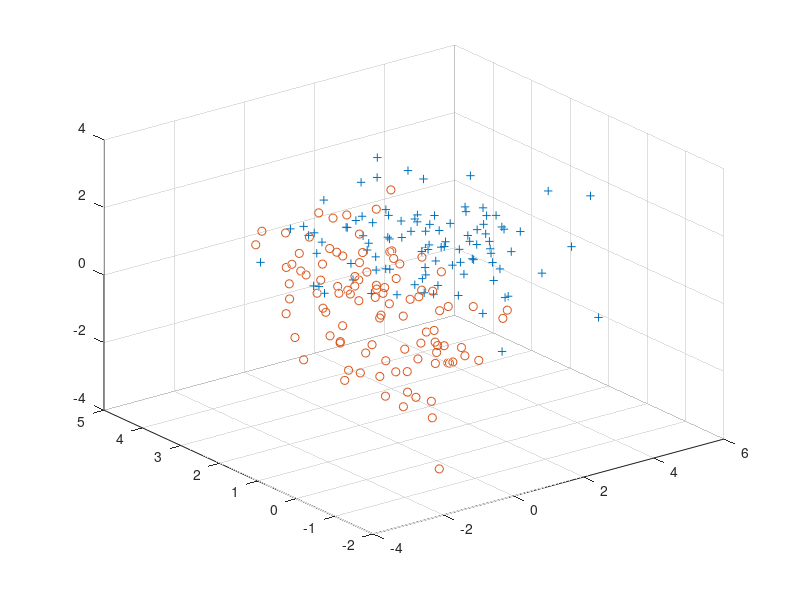

Here is the MATLAB script that generated this plot: (Note: this script raises an error after producing the figure.)
% Load the Dataset to be worked on
dataset_input = load('fg_inputs.txt'); % load input data points
dataset_output = load('fg_outputs.txt'); % load corresponding binary outputs

% Classify Data Points from Dataset
dataset_input(:,4) = dataset_output; % set input points equal to output results
positive_points = dataset_input(dataset_input(:,4) == 1,:); % extract positive points
negative_points = dataset_input(dataset_input(:,4) == -1,:); % extract negative points

figure; % create a new figure window with default property values

% Plot Positive & Negative Data Points
plot3(positive_points(:,1),positive_points(:,2),positive_points(:,3),'+'); % plot positive data points
hold on; % retains plots in the current axes so new plots do not delete it
plot3(negative_points(:,1),negative_points(:,2),negative_points(:,3),'o'); % plot negative data points
hold on; % retains plots in the current axes so new plots do not delete it

grid on; % display the major grid lines for the current axes

% Plot Linear Predictor/Separator
%x = linspace(-4,4); % x coordinates
%y = linspace(-4,4); % y coordinates
%plot(x,y); % plot line on grid

% Piece the figure together
ax = gca; % returns the current axes in the current figure (gca creates a Cartesian axes object)
ax.XAxisLocation = 'origin'; % set axes center point to (0,0) origin
ax.YAxisLocation = 'origin'; % set axes center point to (0,0) origin

% Set Text in Graph
title('Plotting and Classification of Data Points'); % title the figure/plot
legend('Positive Classification', 'Negative Classification', 'Linear Predictor/Separator'); % label legend

% Set Plot Limits
%xlim([-4,4]); % set domain of possible values to be displayed on plot
%ylim([-4,4]); % set range of possible values to be displayed on plot